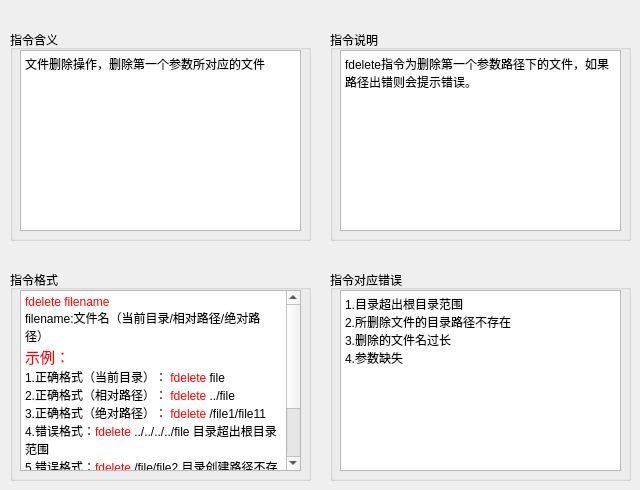
   <widget class="QWidget" name="tab_6">
    <attribute name="title">
     <string>fdelete</string>
    </attribute>
    <widget class="QGroupBox" name="groupBox_25">
     <property name="geometry">
      <rect>
       <x>330</x>
       <y>270</y>
       <width>301</width>
       <height>211</height>
      </rect>
     </property>
     <property name="title">
      <string>指令对应错误</string>
     </property>
     <widget class="QTextBrowser" name="textBrowser_25">
      <property name="geometry">
       <rect>
        <x>10</x>
        <y>20</y>
        <width>281</width>
        <height>181</height>
       </rect>
      </property>
      <property name="html">
       <string>&lt;!DOCTYPE HTML PUBLIC &quot;-//W3C//DTD HTML 4.0//EN&quot; &quot;http://www.w3.org/TR/REC-html40/strict.dtd&quot;&gt;
&lt;html&gt;&lt;head&gt;&lt;meta name=&quot;qrichtext&quot; content=&quot;1&quot; /&gt;&lt;style type=&quot;text/css&quot;&gt;
p, li { white-space: pre-wrap; }
&lt;/style&gt;&lt;/head&gt;&lt;body style=&quot; font-family:'黑体'; font-size:9pt; font-weight:400; font-style:normal;&quot;&gt;
&lt;p style=&quot; margin-top:0px; margin-bottom:0px; margin-left:0px; margin-right:0px; -qt-block-indent:0; text-indent:0px;&quot;&gt;&lt;span style=&quot; font-family:'SimSun';&quot;&gt;1.目录超出根目录范围&lt;/span&gt;&lt;/p&gt;
&lt;p style=&quot; margin-top:0px; margin-bottom:0px; margin-left:0px; margin-right:0px; -qt-block-indent:0; text-indent:0px;&quot;&gt;&lt;span style=&quot; font-family:'SimSun';&quot;&gt;2.所删除文件的目录路径不存在&lt;/span&gt;&lt;/p&gt;
&lt;p style=&quot; margin-top:0px; margin-bottom:0px; margin-left:0px; margin-right:0px; -qt-block-indent:0; text-indent:0px;&quot;&gt;&lt;span style=&quot; font-family:'SimSun';&quot;&gt;3.删除的&lt;/span&gt;&lt;span style=&quot; font-family:'SimSun'; color:#000000;&quot;&gt;文件名过长&lt;/span&gt;&lt;/p&gt;
&lt;p style=&quot; margin-top:0px; margin-bottom:0px; margin-left:0px; margin-right:0px; -qt-block-indent:0; text-indent:0px;&quot;&gt;&lt;span style=&quot; font-family:'SimSun'; color:#000000;&quot;&gt;4.参数缺失&lt;/span&gt;&lt;/p&gt;&lt;/body&gt;&lt;/html&gt;</string>
      </property>
     </widget>
    </widget>
    <widget class="QGroupBox" name="groupBox_26">
     <property name="geometry">
      <rect>
       <x>10</x>
       <y>270</y>
       <width>301</width>
       <height>211</height>
      </rect>
     </property>
     <property name="title">
      <string>指令格式</string>
     </property>
     <widget class="QTextBrowser" name="textBrowser_26">
      <property name="geometry">
       <rect>
        <x>10</x>
        <y>20</y>
        <width>281</width>
        <height>181</height>
       </rect>
      </property>
      <property name="html">
       <string>&lt;!DOCTYPE HTML PUBLIC &quot;-//W3C//DTD HTML 4.0//EN&quot; &quot;http://www.w3.org/TR/REC-html40/strict.dtd&quot;&gt;
&lt;html&gt;&lt;head&gt;&lt;meta name=&quot;qrichtext&quot; content=&quot;1&quot; /&gt;&lt;style type=&quot;text/css&quot;&gt;
p, li { white-space: pre-wrap; }
&lt;/style&gt;&lt;/head&gt;&lt;body style=&quot; font-family:'黑体'; font-size:9pt; font-weight:400; font-style:normal;&quot;&gt;
&lt;p style=&quot; margin-top:0px; margin-bottom:0px; margin-left:0px; margin-right:0px; -qt-block-indent:0; text-indent:0px;&quot;&gt;&lt;span style=&quot; font-family:'SimSun'; color:#ff0000;&quot;&gt;fdelete filename&lt;/span&gt;&lt;/p&gt;
&lt;p style=&quot; margin-top:0px; margin-bottom:0px; margin-left:0px; margin-right:0px; -qt-block-indent:0; text-indent:0px;&quot;&gt;filename:文件名（当前目录/相对路径/绝对路径）&lt;/p&gt;
&lt;p style=&quot; margin-top:0px; margin-bottom:0px; margin-left:0px; margin-right:0px; -qt-block-indent:0; text-indent:0px;&quot;&gt;&lt;span style=&quot; font-family:'SimSun'; font-size:11pt; color:#ff0000;&quot;&gt;示例：&lt;/span&gt;&lt;/p&gt;
&lt;p style=&quot; margin-top:0px; margin-bottom:0px; margin-left:0px; margin-right:0px; -qt-block-indent:0; text-indent:0px;&quot;&gt;&lt;span style=&quot; font-family:'SimSun';&quot;&gt;1.正确格式（当前目录）： &lt;/span&gt;&lt;span style=&quot; font-family:'SimSun'; color:#ff0000;&quot;&gt;fdelete&lt;/span&gt;&lt;span style=&quot; font-family:'SimSun';&quot;&gt; file&lt;/span&gt;&lt;/p&gt;
&lt;p style=&quot; margin-top:0px; margin-bottom:0px; margin-left:0px; margin-right:0px; -qt-block-indent:0; text-indent:0px;&quot;&gt;&lt;span style=&quot; font-family:'SimSun';&quot;&gt;2.正确格式（相对路径）： &lt;/span&gt;&lt;span style=&quot; font-family:'SimSun'; color:#ff0000;&quot;&gt;fdelete&lt;/span&gt;&lt;span style=&quot; font-family:'SimSun';&quot;&gt; ../file&lt;/span&gt;&lt;/p&gt;
&lt;p style=&quot; margin-top:0px; margin-bottom:0px; margin-left:0px; margin-right:0px; -qt-block-indent:0; text-indent:0px;&quot;&gt;&lt;span style=&quot; font-family:'SimSun';&quot;&gt;3.正确格式（绝对路径）： &lt;/span&gt;&lt;span style=&quot; font-family:'SimSun'; color:#ff0000;&quot;&gt;fdelete&lt;/span&gt;&lt;span style=&quot; font-family:'SimSun';&quot;&gt; /file1/file11&lt;/span&gt;&lt;/p&gt;
&lt;p style=&quot; margin-top:0px; margin-bottom:0px; margin-left:0px; margin-right:0px; -qt-block-indent:0; text-indent:0px;&quot;&gt;&lt;span style=&quot; font-family:'SimSun';&quot;&gt;4.错误格式：&lt;/span&gt;&lt;span style=&quot; font-family:'SimSun'; color:#ff0000;&quot;&gt;fdelete&lt;/span&gt;&lt;span style=&quot; font-family:'SimSun';&quot;&gt; ../../../../file 目录超出根目录范围&lt;/span&gt;&lt;/p&gt;
&lt;p style=&quot; margin-top:0px; margin-bottom:0px; margin-left:0px; margin-right:0px; -qt-block-indent:0; text-indent:0px;&quot;&gt;&lt;span style=&quot; font-family:'SimSun';&quot;&gt;5.错误格式：&lt;/span&gt;&lt;span style=&quot; font-family:'SimSun'; color:#ff0000;&quot;&gt;fdelete&lt;/span&gt;&lt;span style=&quot; font-family:'SimSun';&quot;&gt; /file/file2 目录创建路径不存在&lt;/span&gt;&lt;/p&gt;
&lt;p style=&quot; margin-top:0px; margin-bottom:0px; margin-left:0px; margin-right:0px; -qt-block-indent:0; text-indent:0px;&quot;&gt;&lt;span style=&quot; font-family:'SimSun';&quot;&gt;6.错误格式：&lt;/span&gt;&lt;span style=&quot; font-family:'SimSun'; color:#ff0000;&quot;&gt;fdelete ahjsijsjsjsjsjjsjsjdsadadadasdsa&lt;/span&gt;&lt;span style=&quot; font-family:'SimSun'; color:#000000;&quot;&gt;文件名过长&lt;/span&gt;&lt;/p&gt;
&lt;p style=&quot; margin-top:0px; margin-bottom:0px; margin-left:0px; margin-right:0px; -qt-block-indent:0; text-indent:0px;&quot;&gt;&lt;span style=&quot; font-family:'SimSun'; color:#000000;&quot;&gt;7.&lt;/span&gt;&lt;span style=&quot; font-family:'SimSun';&quot;&gt;错误格式：&lt;/span&gt;&lt;span style=&quot; font-family:'SimSun'; color:#ff0000;&quot;&gt;fdelete&lt;/span&gt;&lt;span style=&quot; font-family:'SimSun'; color:#000000;&quot;&gt; 参数缺失&lt;/span&gt;&lt;/p&gt;&lt;/body&gt;&lt;/html&gt;</string>
      </property>
     </widget>
    </widget>
    <widget class="QGroupBox" name="groupBox_27">
     <property name="geometry">
      <rect>
       <x>330</x>
       <y>30</y>
       <width>301</width>
       <height>211</height>
      </rect>
     </property>
     <property name="title">
      <string>指令说明</string>
     </property>
     <widget class="QTextBrowser" name="textBrowser_27">
      <property name="geometry">
       <rect>
        <x>10</x>
        <y>20</y>
        <width>281</width>
        <height>181</height>
       </rect>
      </property>
      <property name="html">
       <string>&lt;!DOCTYPE HTML PUBLIC &quot;-//W3C//DTD HTML 4.0//EN&quot; &quot;http://www.w3.org/TR/REC-html40/strict.dtd&quot;&gt;
&lt;html&gt;&lt;head&gt;&lt;meta name=&quot;qrichtext&quot; content=&quot;1&quot; /&gt;&lt;style type=&quot;text/css&quot;&gt;
p, li { white-space: pre-wrap; }
&lt;/style&gt;&lt;/head&gt;&lt;body style=&quot; font-family:'黑体'; font-size:9pt; font-weight:400; font-style:normal;&quot;&gt;
&lt;p style=&quot; margin-top:0px; margin-bottom:0px; margin-left:0px; margin-right:0px; -qt-block-indent:0; text-indent:0px;&quot;&gt;&lt;span style=&quot; font-family:'SimSun';&quot;&gt;fdelete指令为删除第一个参数路径下的文件，如果路径出错则会提示错误。&lt;/span&gt;&lt;/p&gt;&lt;/body&gt;&lt;/html&gt;</string>
      </property>
     </widget>
    </widget>
    <widget class="QGroupBox" name="groupBox_28">
     <property name="geometry">
      <rect>
       <x>10</x>
       <y>30</y>
       <width>301</width>
       <height>211</height>
      </rect>
     </property>
     <property name="title">
      <string>指令含义</string>
     </property>
     <widget class="QTextBrowser" name="textBrowser_28">
      <property name="geometry">
       <rect>
        <x>10</x>
        <y>20</y>
        <width>281</width>
        <height>181</height>
       </rect>
      </property>
      <property name="html">
       <string>&lt;!DOCTYPE HTML PUBLIC &quot;-//W3C//DTD HTML 4.0//EN&quot; &quot;http://www.w3.org/TR/REC-html40/strict.dtd&quot;&gt;
&lt;html&gt;&lt;head&gt;&lt;meta name=&quot;qrichtext&quot; content=&quot;1&quot; /&gt;&lt;style type=&quot;text/css&quot;&gt;
p, li { white-space: pre-wrap; }
&lt;/style&gt;&lt;/head&gt;&lt;body style=&quot; font-family:'黑体'; font-size:9pt; font-weight:400; font-style:normal;&quot;&gt;
&lt;p style=&quot; margin-top:0px; margin-bottom:0px; margin-left:0px; margin-right:0px; -qt-block-indent:0; text-indent:0px;&quot;&gt;&lt;span style=&quot; font-family:'SimSun';&quot;&gt;文件删除操作，删除第一个参数所对应的文件&lt;/span&gt;&lt;/p&gt;&lt;/body&gt;&lt;/html&gt;</string>
      </property>
     </widget>
    </widget>
   </widget>
